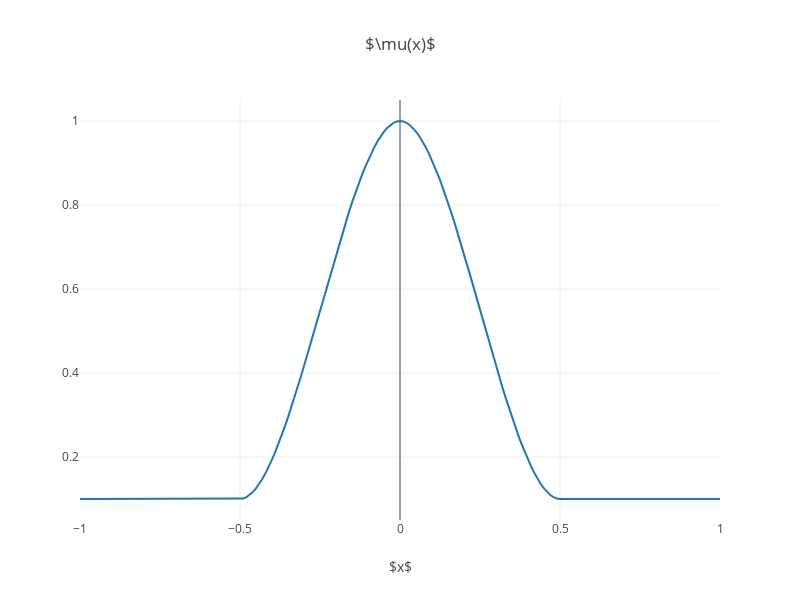

Notebook cell for this chart:
### Markdown cell above
# Smooth Coefficient of Friction
We can use a polynomial to model a smooth transition from static to kinematic coefficient of friction.

### Code cell
def mu(x):
    """Smooth transition from mu_s to mu_k using a polynomial."""
    # Polynomial-based transition
    return (mu_k - mu_s) * (3 * (x / eps_v)**2 - 2 * (x / eps_v)**3) + mu_s

sym_mu = Piecewise(
    (mu_k, Abs(x) >= eps_v),
    (mu(Abs(x)), Abs(x) < eps_v)
)
display(Eq(symbols(r"\mu(x)"), expand(sym_mu)))
plot(sym_mu, title=r"$\mu(x)$")

### Figure 1 — Plotly figure (JSON) as saved in the notebook; plotly's stock layout.template omitted (floating-point values rounded to 4 significant figures; data arrays with more than 128 entries replaced by an {"elided": "..."} marker saying what was removed)
{"data": [{"type": "scatter", "x": {"elided": "201 float values"}, "y": {"elided": "201 float values"}}], "layout": {"height": 600, "title": {"text": "$\\mu(x)$"}, "width": 800, "xaxis": {"title": {"text": "$x$"}}}}
